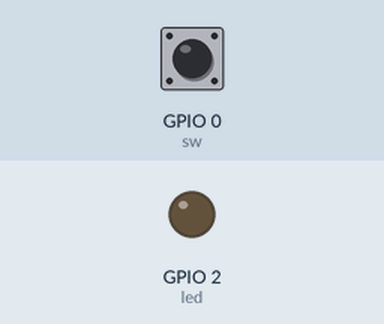
Simulated run of this program. Board: ESP32 board running MicroPython. On the bench: output pins drawn as LEDs (lit = HIGH). The inputs (shaded band) are chosen by the test bench; at power-on: GPIO 0 (sw) HIGH.

Above: at 1.2 s.
1.3 s: GPIO 0 (sw) pulled LOW for 0.15 s
At 2.5 s:
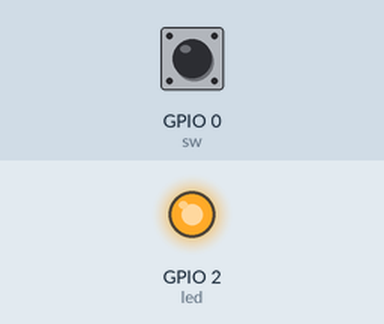
2.9 s: GPIO 0 (sw) pulled LOW for 1 s
At 3.8 s:
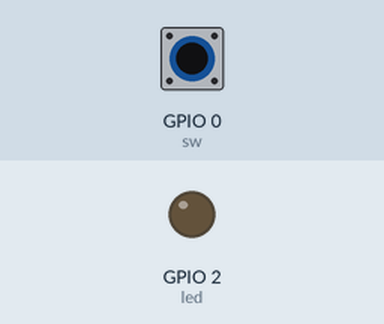
5.4 s: GPIO 0 (sw) pulled LOW for 3.2 s
At 5.7 s:
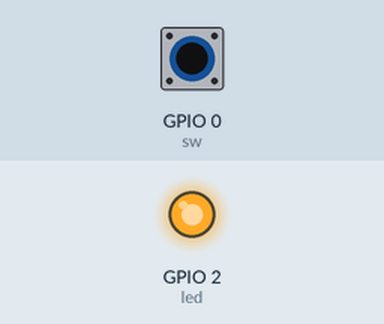
Timing chart, 0 to 8.4 s (numbered marks = the images above; inputs shaded):
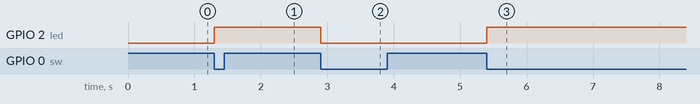

Measured:
- after the input at 1.3 s, GPIO 2 (led): LOW → HIGH at once
- after the input at 2.9 s, GPIO 2 (led): HIGH → LOW at once
- after the input at 5.4 s, GPIO 2 (led): LOW → HIGH at once

The program:

int.py
```python
import machine
import time

led = machine.Pin(2, machine.Pin.OUT)
sw = machine.Pin(0, machine.Pin.IN)

def handle_interrupt(pin):
    led.value(not led.value())

sw.irq(trigger=machine.Pin.IRQ_FALLING, handler=handle_interrupt)    
```
